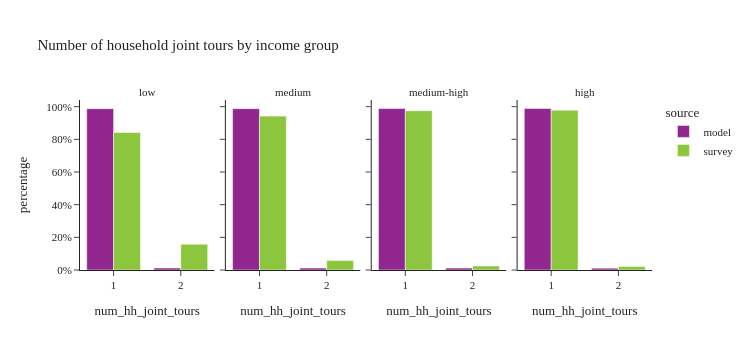

The notebook cell saved with this chart:
### Code cell
plot_joint_tour_segment(joint_hh_data, 'income_group', "Number of household joint tours by income group")

### Figure 1 — Plotly figure (JSON) as saved in the notebook; plotly's stock layout.template omitted (floating-point values rounded to 4 significant figures)
{"data": [{"alignmentgroup": "True", "customdata": [[18365], [225]], "hovertemplate": "source=model<br>income_group=low<br>num_hh_joint_tours=%{x}<br>percentage=%{y}<br>sample_size=%{customdata[0]}<extra></extra>", "legendgroup": "model", "marker": {"color": "#91268F", "pattern": {"shape": ""}}, "name": "model", "offsetgroup": "model", "orientation": "v", "showlegend": true, "textposition": "auto", "type": "bar", "x": [1.0, 2.0], "xaxis": "x", "y": [0.9879, 0.0121], "yaxis": "y"}, {"alignmentgroup": "True", "customdata": [[29813], [363]], "hovertemplate": "source=model<br>income_group=medium<br>num_hh_joint_tours=%{x}<br>percentage=%{y}<br>sample_size=%{customdata[0]}<extra></extra>", "legendgroup": "model", "marker": {"color": "#91268F", "pattern": {"shape": ""}}, "name": "model", "offsetgroup": "model", "orientation": "v", "showlegend": false, "textposition": "auto", "type": "bar", "x": [1.0, 2.0], "xaxis": "x2", "y": [0.988, 0.01203], "yaxis": "y2"}, {"alignmentgroup": "True", "customdata": [[34187], [399]], "hovertemplate": "source=model<br>income_group=medium-high<br>num_hh_joint_tours=%{x}<br>percentage=%{y}<br>sample_size=%{customdata[0]}<extra></extra>", "legendgroup": "model", "marker": {"color": "#91268F", "pattern": {"shape": ""}}, "name": "model", "offsetgroup": "model", "orientation": "v", "showlegend": false, "textposition": "auto", "type": "bar", "x": [1.0, 2.0], "xaxis": "x3", "y": [0.9885, 0.01154], "yaxis": "y3"}, {"alignmentgroup": "True", "customdata": [[35498], [400]], "hovertemplate": "source=model<br>income_group=high<br>num_hh_joint_tours=%{x}<br>percentage=%{y}<br>sample_size=%{customdata[0]}<extra></extra>", "legendgroup": "model", "marker": {"color": "#91268F", "pattern": {"shape": ""}}, "name": "model", "offsetgroup": "model", "orientation": "v", "showlegend": false, "textposition": "auto", "type": "bar", "x": [1.0, 2.0], "xaxis": "x4", "y": [0.9889, 0.01114], "yaxis": "y4"}, {"alignmentgroup": "True", "customdata": [[25], [3]], "hovertemplate": "source=survey<br>income_group=low<br>num_hh_joint_tours=%{x}<br>percentage=%{y}<br>sample_size=%{customdata[0]}<extra></extra>", "legendgroup": "survey", "marker": {"color": "#8CC63E", "pattern": {"shape": ""}}, "name": "survey", "offsetgroup": "survey", "orientation": "v", "showlegend": true, "textposition": "auto", "type": "bar", "x": [1.0, 2.0], "xaxis": "x", "y": [0.8422, 0.1578], "yaxis": "y"}, {"alignmentgroup": "True", "customdata": [[57], [4]], "hovertemplate": "source=survey<br>income_group=medium<br>num_hh_joint_tours=%{x}<br>percentage=%{y}<br>sample_size=%{customdata[0]}<extra></extra>", "legendgroup": "survey", "marker": {"color": "#8CC63E", "pattern": {"shape": ""}}, "name": "survey", "offsetgroup": "survey", "orientation": "v", "showlegend": false, "textposition": "auto", "type": "bar", "x": [1.0, 2.0], "xaxis": "x2", "y": [0.9422, 0.05779], "yaxis": "y2"}, {"alignmentgroup": "True", "customdata": [[101], [9]], "hovertemplate": "source=survey<br>income_group=medium-high<br>num_hh_joint_tours=%{x}<br>percentage=%{y}<br>sample_size=%{customdata[0]}<extra></extra>", "legendgroup": "survey", "marker": {"color": "#8CC63E", "pattern": {"shape": ""}}, "name": "survey", "offsetgroup": "survey", "orientation": "v", "showlegend": false, "textposition": "auto", "type": "bar", "x": [1.0, 2.0], "xaxis": "x3", "y": [0.9752, 0.02477], "yaxis": "y3"}, {"alignmentgroup": "True", "customdata": [[61], [7]], "hovertemplate": "source=survey<br>income_group=high<br>num_hh_joint_tours=%{x}<br>percentage=%{y}<br>sample_size=%{customdata[0]}<extra></extra>", "legendgroup": "survey", "marker": {"color": "#8CC63E", "pattern": {"shape": ""}}, "name": "survey", "offsetgroup": "survey", "orientation": "v", "showlegend": false, "textposition": "auto", "type": "bar", "x": [1.0, 2.0], "xaxis": "x4", "y": [0.9786, 0.02142], "yaxis": "y4"}], "layout": {"annotations": [{"font": {}, "showarrow": false, "text": "low", "x": 0.1175, "xanchor": "center", "xref": "paper", "y": 1.0, "yanchor": "bottom", "yref": "paper"}, {"font": {}, "showarrow": false, "text": "medium", "x": 0.3725, "xanchor": "center", "xref": "paper", "y": 1.0, "yanchor": "bottom", "yref": "paper"}, {"font": {}, "showarrow": false, "text": "medium-high", "x": 0.6275, "xanchor": "center", "xref": "paper", "y": 1.0, "yanchor": "bottom", "yref": "paper"}, {"font": {}, "showarrow": false, "text": "high", "x": 0.8825, "xanchor": "center", "xref": "paper", "y": 1.0, "yanchor": "bottom", "yref": "paper"}], "barmode": "group", "height": 350, "legend": {"title": {"text": "source"}, "tracegroupgap": 0}, "title": {"text": "Number of household joint tours by income group"}, "width": 750, "xaxis": {"anchor": "y", "domain": [0.0, 0.235], "title": {"text": "num_hh_joint_tours"}}, "xaxis2": {"anchor": "y2", "domain": [0.255, 0.49], "matches": "x", "title": {"text": "num_hh_joint_tours"}}, "xaxis3": {"anchor": "y3", "domain": [0.51, 0.745], "matches": "x", "title": {"text": "num_hh_joint_tours"}}, "xaxis4": {"anchor": "y4", "domain": [0.765, 1.0], "matches": "x", "title": {"text": "num_hh_joint_tours"}}, "yaxis": {"anchor": "x", "domain": [0.0, 1.0], "tickformat": ".0%", "title": {"text": "percentage"}}, "yaxis2": {"anchor": "x2", "domain": [0.0, 1.0], "matches": "y", "showticklabels": false, "tickformat": ".0%"}, "yaxis3": {"anchor": "x3", "domain": [0.0, 1.0], "matches": "y", "showticklabels": false}, "yaxis4": {"anchor": "x4", "domain": [0.0, 1.0], "matches": "y", "showticklabels": false}}}
